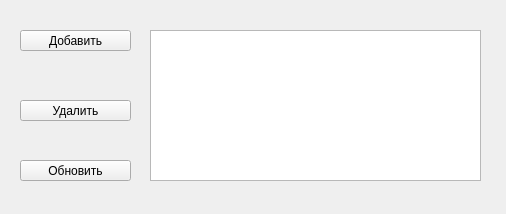
<?xml version="1.0" encoding="UTF-8"?>
<ui version="4.0">
 <class>TovariForm</class>
 <widget class="QWidget" name="TovariForm">
  <property name="geometry">
   <rect>
    <x>0</x>
    <y>0</y>
    <width>506</width>
    <height>214</height>
   </rect>
  </property>
  <property name="windowTitle">
   <string>Form</string>
  </property>
  <widget class="QTableView" name="tableView">
   <property name="geometry">
    <rect>
     <x>150</x>
     <y>30</y>
     <width>331</width>
     <height>151</height>
    </rect>
   </property>
  </widget>
  <widget class="QPushButton" name="pushButton">
   <property name="geometry">
    <rect>
     <x>20</x>
     <y>30</y>
     <width>111</width>
     <height>21</height>
    </rect>
   </property>
   <property name="text">
    <string>Добавить</string>
   </property>
  </widget>
  <widget class="QPushButton" name="pushButton_2">
   <property name="geometry">
    <rect>
     <x>20</x>
     <y>100</y>
     <width>111</width>
     <height>21</height>
    </rect>
   </property>
   <property name="text">
    <string>Удалить</string>
   </property>
  </widget>
  <widget class="QPushButton" name="pushButton_3">
   <property name="geometry">
    <rect>
     <x>20</x>
     <y>160</y>
     <width>111</width>
     <height>21</height>
    </rect>
   </property>
   <property name="text">
    <string>Обновить</string>
   </property>
  </widget>
 </widget>
 <resources/>
 <connections/>
</ui>
